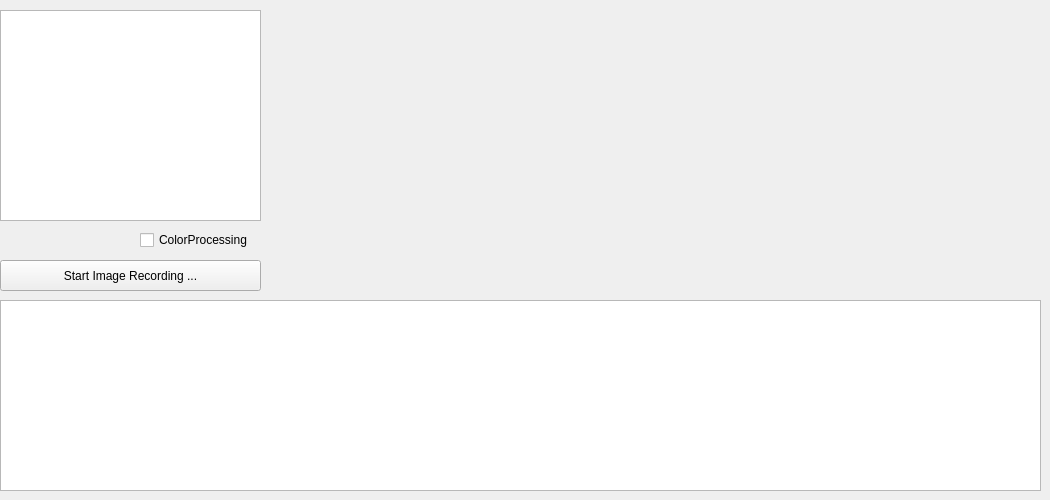
<?xml version="1.0" encoding="UTF-8"?>
<ui version="4.0">
 <class>MultiCamClass</class>
 <widget class="QMainWindow" name="MultiCamClass">
  <property name="geometry">
   <rect>
    <x>0</x>
    <y>0</y>
    <width>1050</width>
    <height>500</height>
   </rect>
  </property>
  <property name="sizePolicy">
   <sizepolicy hsizetype="Fixed" vsizetype="Fixed">
    <horstretch>0</horstretch>
    <verstretch>0</verstretch>
   </sizepolicy>
  </property>
  <property name="minimumSize">
   <size>
    <width>1050</width>
    <height>500</height>
   </size>
  </property>
  <property name="maximumSize">
   <size>
    <width>1050</width>
    <height>500</height>
   </size>
  </property>
  <property name="windowTitle">
   <string>MultiCam</string>
  </property>
  <widget class="QWidget" name="centralWidget">
   <widget class="QListWidget" name="m_ListBoxCameras">
    <property name="geometry">
     <rect>
      <x>0</x>
      <y>10</y>
      <width>261</width>
      <height>211</height>
     </rect>
    </property>
    <property name="selectionMode">
     <enum>QAbstractItemView::MultiSelection</enum>
    </property>
   </widget>
   <widget class="QListWidget" name="m_ListLog">
    <property name="geometry">
     <rect>
      <x>0</x>
      <y>300</y>
      <width>1041</width>
      <height>191</height>
     </rect>
    </property>
   </widget>
   <widget class="QPushButton" name="m_ButtonStartStop">
    <property name="geometry">
     <rect>
      <x>0</x>
      <y>260</y>
      <width>261</width>
      <height>31</height>
     </rect>
    </property>
    <property name="text">
     <string>Start Image Recording ...</string>
    </property>
   </widget>
   <widget class="QLabel" name="m_LabelStream_1">
    <property name="geometry">
     <rect>
      <x>270</x>
      <y>10</y>
      <width>385</width>
      <height>280</height>
     </rect>
    </property>
    <property name="sizePolicy">
     <sizepolicy hsizetype="Fixed" vsizetype="Fixed">
      <horstretch>0</horstretch>
      <verstretch>0</verstretch>
     </sizepolicy>
    </property>
    <property name="text">
     <string/>
    </property>
   </widget>
   <widget class="QCheckBox" name="m_ColorProcessingCheckBox">
    <property name="geometry">
     <rect>
      <x>140</x>
      <y>230</y>
      <width>121</width>
      <height>20</height>
     </rect>
    </property>
    <property name="text">
     <string>ColorProcessing</string>
    </property>
   </widget>
   <widget class="QLabel" name="m_LabelStream_2">
    <property name="geometry">
     <rect>
      <x>660</x>
      <y>10</y>
      <width>385</width>
      <height>280</height>
     </rect>
    </property>
    <property name="sizePolicy">
     <sizepolicy hsizetype="Fixed" vsizetype="Fixed">
      <horstretch>0</horstretch>
      <verstretch>0</verstretch>
     </sizepolicy>
    </property>
    <property name="text">
     <string/>
    </property>
   </widget>
  </widget>
 </widget>
 <layoutdefault spacing="6" margin="11"/>
 <resources>
  <include location="MultiCam.qrc"/>
 </resources>
 <connections/>
</ui>
